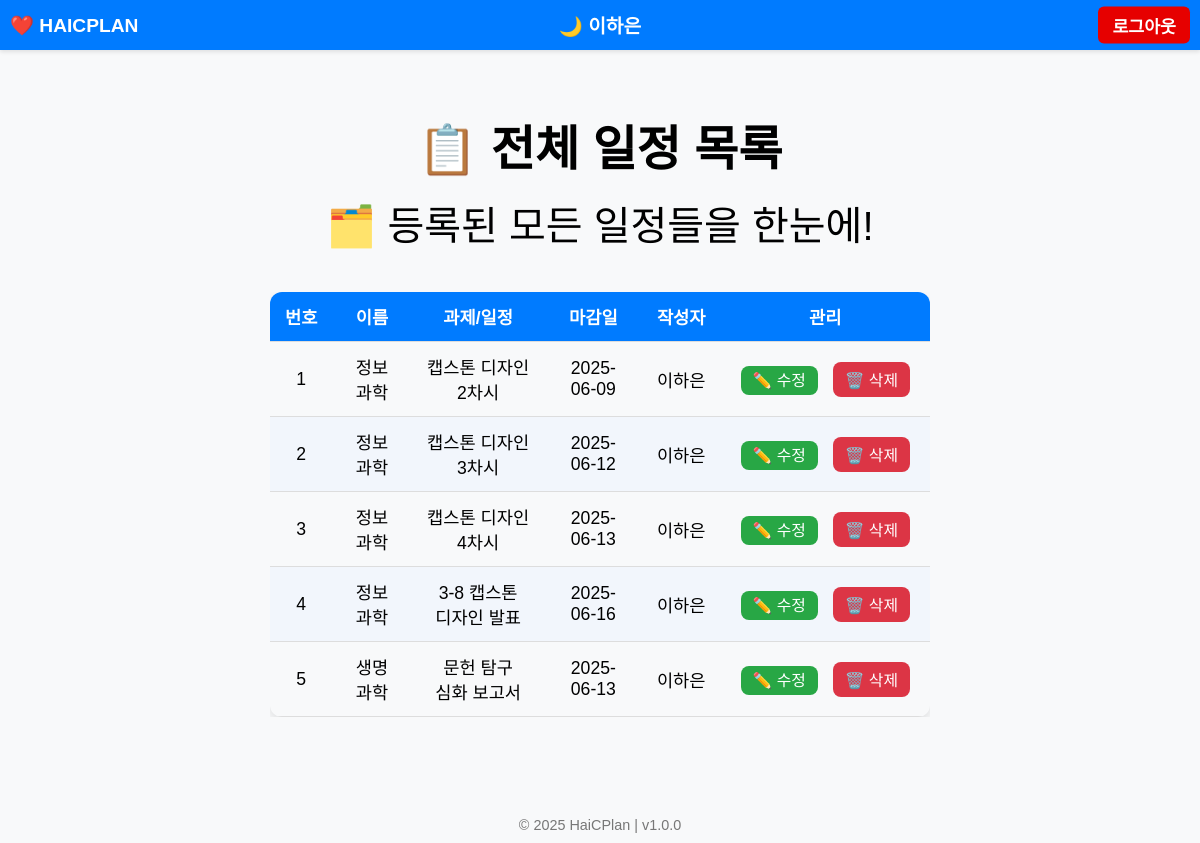
Page /view (signed in) on the committed database.
### tables this page shows
CREATE TABLE schedules(
id INTEGER PRIMARY KEY AUTOINCREMENT,
name TEXT,
task TEXT,
deadline TEXT,
username TEXT
);

### app.py (the view)
@app.route('/view')
def view():
    if 'username' not in session:
        return redirect(url_for('login'))
    conn = sqlite3.connect('data.db')
    cursor = conn.cursor()
    if session['role'] == 'admin':
        cursor.execute("SELECT id, name, task, deadline, username FROM schedules")
    else:
        cursor.execute("SELECT id, name, task, deadline, username FROM schedules WHERE username=?", (session['username'],))
    schedules = cursor.fetchall()
    conn.close()
    return render_template('view.html', schedules=schedules, role=session['role'])

### templates/view.html (shortened to what this page needs)
{% extends "base.html" %}
{% block content %}
<div class="view-container">
    <h1>📋 전체 일정 목록</h1>
    <div class="emoji">🗂️ 등록된 모든 일정들을 한눈에!</div>
    <div class="table-wrapper">
        <table>
            <thead>
                <tr>
                    <th>번호</th>
                    <th>이름</th>
                    <th>과제/일정</th>
                    <th>마감일</th>
                    <th>작성자</th>
                    <th>관리</th>
                </tr>
            </thead>
            <tbody>
                {% for id, name, task, deadline, username in schedules %}
                <tr>
                    <td>{{ loop.index }}</td>
                    <td>{{ name }}</td>
                    <td>{{ task }}</td>
                    <td>{{ deadline }}</td>
                    <td>{{ username }}</td>
                    <td class="actions">
                        <a href="{{ url_for('edit', id=id) }}">✏️ 수정</a>
                        <form action="{{ url_for('delete', id=id) }}" method="POST" style="display:inline;">
                            <button type="submit" onclick="return confirm('정말 삭제하시겠습니까?');">🗑️ 삭제</button>
                        </form>
                    </td>
                </tr>
                {% endfor %}
            </tbody>
        </table>
    </div>
</div>
{% endblock %}

### templates/base.html (style rules this page uses)
body { font-family: 'Arial', sans-serif; background-color: #f8f9fa; margin: 0; padding: 0; min-height: 100vh; display: flex; flex-direction: column; align-items: center; }

### templates/view.html (style rules this page uses)
.view-container { max-width: 900px; margin: 40px auto; padding: 0 20px; text-align: center; }
h1 { font-size: 3em; margin-bottom: 0.3em; }
.emoji { font-size: 2.5em; margin-bottom: 1em; }
.table-wrapper { display: flex; justify-content: center; overflow-x: auto; }
table { width: 100%; table-layout: auto; border-collapse: collapse; box-shadow: 0 4px 10px rgba(0,0,0,0.1); border-radius: 12px; overflow: hidden; margin: 0 auto; }
th, td { padding: 12px 15px; word-break: keep-all; border-bottom: 1px solid #ddd; font-size: 1.1em; }
th { background-color: #007bff; color: white; text-align: center; }
tr:nth-child(even) { background-color: #f2f6fc; }
td.actions { text-align: center; white-space: nowrap; }
td.actions a, td.actions form button { margin: 0 5px; padding: 6px 12px; font-size: 0.9em; border-radius: 8px; border: none; cursor: pointer; transition: background-color 0.3s; text-decoration: none; }
td.actions a { background-color: #28a745; color: white; }
td.actions form button { background-color: #dc3545; color: white; }

### rows in the picture
schedules: name "정보 과학", task "캡스톤 디자인 2차시", deadline "2025-06-09", username "이하은"
schedules: name "정보 과학", task "캡스톤 디자인 3차시", deadline "2025-06-12", username "이하은"
schedules: name "정보 과학", task "캡스톤 디자인 4차시", deadline "2025-06-13", username "이하은"
schedules: name "정보 과학", task "3-8 캡스톤 디자인 발표", deadline "2025-06-16", username "이하은"
schedules: name "생명 과학", task "문헌 탐구 심화 보고서", deadline "2025-06-13", username "이하은"

### other values in the picture
{{ session.get('emoji', '👤') }} "🌙"
{{ session['username'] }} "이하은"
